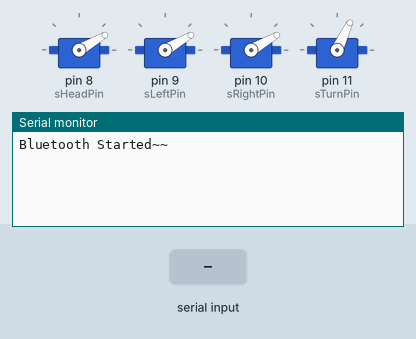
This sketch was run on a simulated Arduino Uno, built with avr-gcc and run on an emulated ATmega328P. On the bench: 4 × servo, the last lines printed to the serial monitor. The inputs (shaded band) are chosen by the test bench.

Above: at 1.8 s.
1.9 s: "r" received over the second serial link
At 4.2 s:
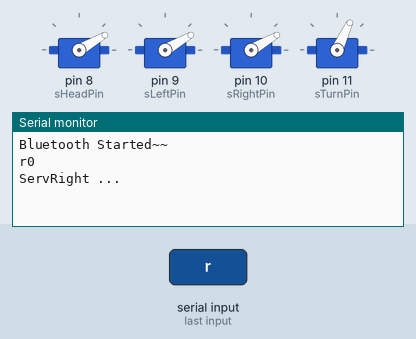
4.5 s: "T" received over the second serial link
At 6.7 s:
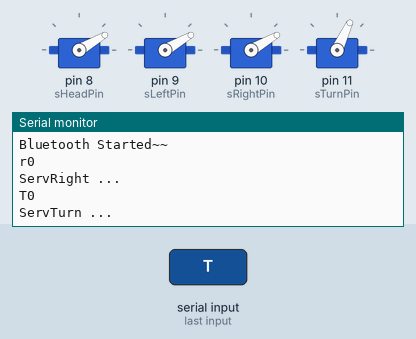
7.5 s: "t" received over the second serial link
At 9.0 s:
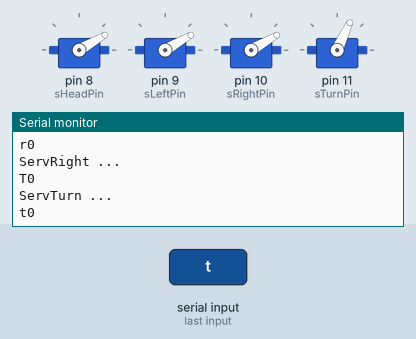

The sketch:

Servo4Arm.ino
```cpp
#include <SoftwareSerial.h>

#include <Servo.h>


SoftwareSerial myBt(5,6);
Servo servHead;
Servo servLeft;
Servo servRight;
Servo servTurn;
int sHeadPin = 8;
int sLeftPin = 9;
int sRightPin = 10;
int sTurnPin = 11;


void setup() {
  // put your setup code here, to run once:
  myBt.begin(9600);
  Serial.begin(9600);
  while (!Serial) {
    ;
  }

  Serial.println("Bluetooth Started~~");

  pinMode(sHeadPin, OUTPUT);
  pinMode(sLeftPin, OUTPUT);
  pinMode(sRightPin, OUTPUT);
  pinMode(sTurnPin, OUTPUT);
  servHead.attach(sHeadPin);
  servLeft.attach(sLeftPin);
  servRight.attach(sRightPin);
  servTurn.attach(sTurnPin);
  servHead.write(30);
  servLeft.write(30);
  servRight.write(30);
  servTurn.write(65);

}

void moveAngle(Servo s1, int angle, int min, int max) {

  if (angle > max) angle = max;
  if (angle < min) angle = min;
  int curr = s1.read();
  if (curr > angle) {
    for (int i = curr; i >= angle; i--) {
      s1.write(i);
      delay(10);
    }
  } else {
    for (int i = curr; i <= angle; i++) {
      s1.write(i);
      delay(10);
    }
  }

}

void loop() {
  // put your main code here, to run repeatedly:


  if (myBt.available()) {
    char ch = myBt.read();
    int angle = myBt.parseInt();

    Serial.print(ch);
    Serial.println(angle);
    if ( ch == 'H' || ch == 'h') {
      moveAngle(servHead, angle, 30, 65);
      Serial.println("ServHead ...");
    } else if ( ch == 'L' || ch == 'l') {
      moveAngle(servLeft, angle, 30, 100);
      Serial.println("ServLeft ...");
    } else if ( ch == 'R' || ch == 'r') {
      moveAngle(servRight, angle, 30, 90);
      Serial.println("ServRight ...");
    } else if ( ch == 'T' || ch == 't') {
      moveAngle(servTurn, angle, 10, 120);
      Serial.println("ServTurn ...");
    }

  }

  delay(500);
}
```

Measured:
- after the input at 1.9 s, the serial monitor: prints a new line after 1.1 s (image 1)
- after the input at 4.5 s, the serial monitor: prints a new line after 1.0 s (image 2)
- after the input at 7.5 s, the serial monitor: prints a new line after 1.1 s (image 3)
